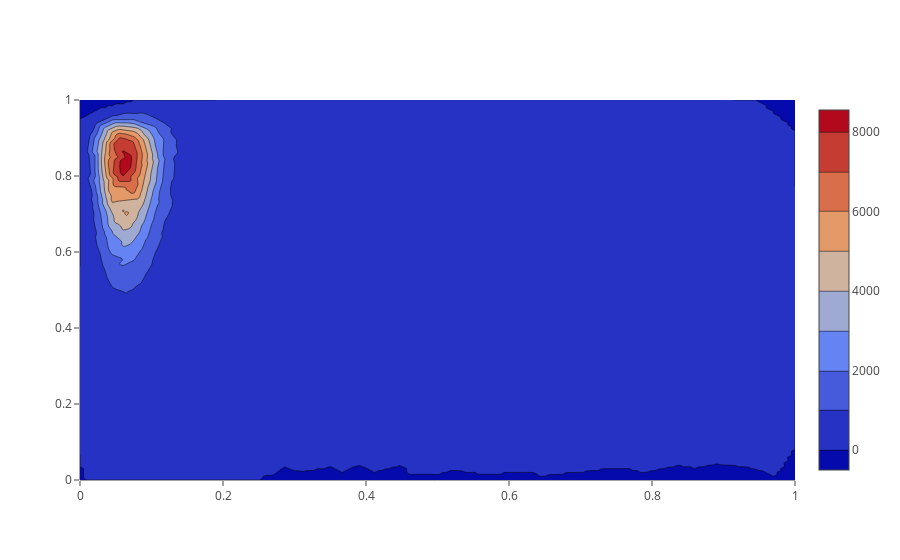

Source (notebook cell):
### Code cell
import plotly.graph_objs as go
data=[
    go.Contour(
    z=np.nan_to_num(Z),
    x=xi,
    y=yi    
    )
]
pyoff.iplot(data)

### Figure 1 — Plotly figure (JSON) as saved in the notebook; plotly's stock layout.template omitted (floating-point values rounded to 4 significant figures; data arrays with more than 128 entries replaced by an {"elided": "..."} marker saying what was removed)
{"data": [{"autocontour": true, "contours": {"end": 8000, "size": 1000, "start": 0}, "type": "contour", "uid": "3d438d84-25d0-4ec7-ab77-99703f9162c5", "x": {"elided": "200 float values"}, "y": {"elided": "200 float values"}, "z": {"elided": "200x200 float values"}, "zauto": true, "zmax": 8548.0, "zmin": -1.561e-08}], "layout": {"autosize": true, "xaxis": {"autorange": true, "range": [0, 1], "type": "linear"}, "yaxis": {"autorange": true, "range": [0, 1], "type": "linear"}}}
